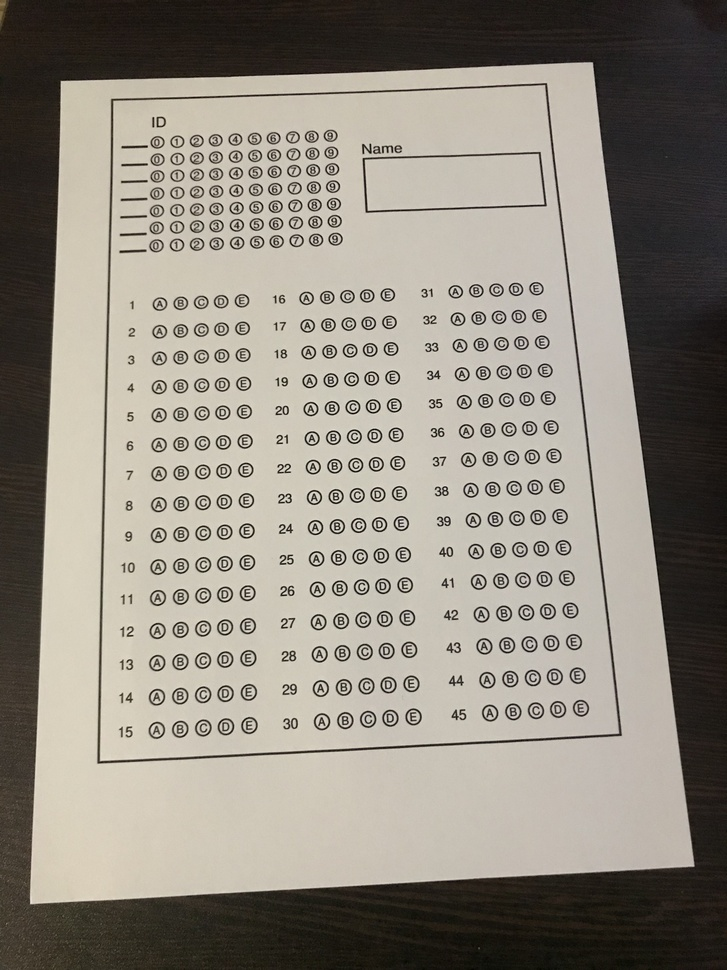
#> input picture datasets/MCQ/1.jpg, 727 x 970 px, shrunk from 3024 x 4032 before the run
$ python -i CellDetector.py   (imports and definitions only)
#> lines starting #> are read from the running program, lines starting #| are printed output that depends on the picture; after the words box and inside, x2 and y2 are one past the last pixel; in counts of white or black regions, pixels touching at a corner belong together
#> further down, picture is the input picture: shape (970, 727, 3); mean B, G, R 128, 138.4, 144.4
import cv2
import numpy as np
import pandas as pd
import matplotlib.pyplot as plt
import csv
try:
    from PIL import Image
except ImportError:
    import Image


class CellDetector:
    """
    Class used to take the scanned image and detect the cells of a table

    ...

    Attributes
    ----------
    img : np.ndarray
        scanned image (expected an rgb image)

    Methods
    -------
    get_table_cells()
        returns an array of rows where each row has cols and each col consists of [x,y,w,h]
        where [x,y,w,h] are the bounding boxes of the cells

        len(returnedArray) => number of rows
        len(returnedArray[0]) => number of cols

    """

    def __init__(self,img,visualize=False):
#> called with visualize = False
      self.visualize=visualize
      gray_img=cv2.cvtColor(img, cv2.COLOR_BGR2GRAY)
      self.img=gray_img
      thresh,img_bin = cv2.threshold(gray_img,115,255,cv2.THRESH_BINARY |cv2.THRESH_OTSU)
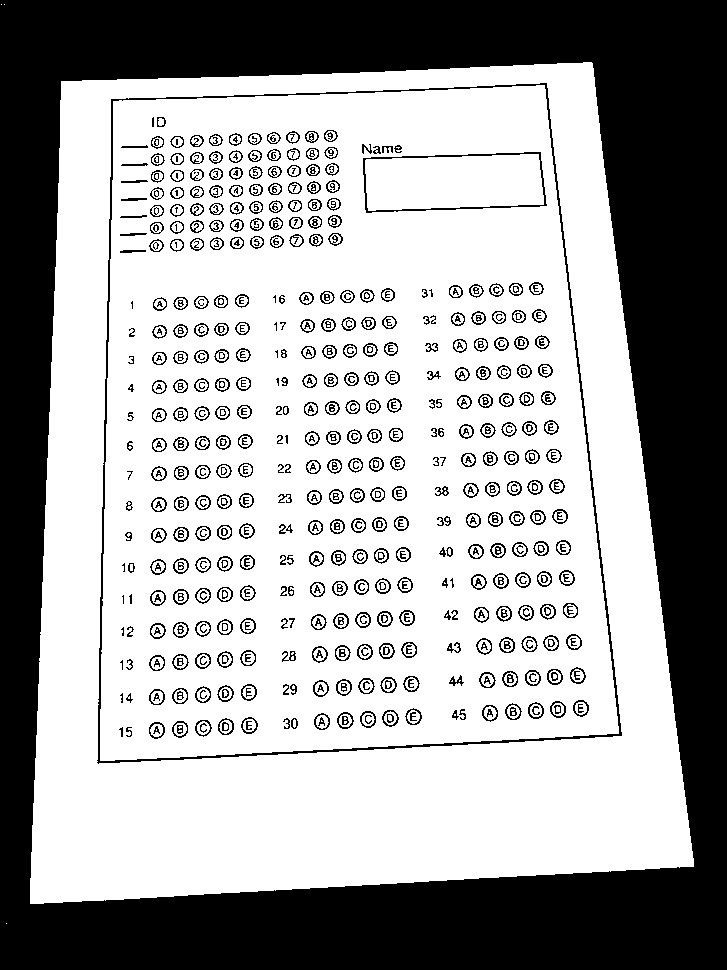
#> img_bin: shape (970, 727); 64% white; 615 black regions (52 under 20 px), largest, box (x1, y1, x2, y2) and area: (0, 0, 727, 970) 218860, (97, 83, 622, 764) 4755, (363, 152, 547, 213) 849
#> thresh = 117
      #inverting the image
      img_bin = 255-img_bin
      self.img_bin = img_bin
      # Length(width) of kernel as 100th of total width
      kernel_len = np.array(img).shape[1]//100
      # Defining a vertical kernel to detect all vertical lines of image
      self.ver_kernel = cv2.getStructuringElement(cv2.MORPH_RECT, (1, kernel_len))
      # Defining a horizontal kernel to detect all horizontal lines of image
      self.hor_kernel = cv2.getStructuringElement(cv2.MORPH_RECT, (kernel_len, 1))
      # A kernel of 2x2
      self.kernel = cv2.getStructuringElement(cv2.MORPH_RECT, (2, 2))

      if self.visualize:
        #Plotting the generated image
        plotting = plt.imshow(255-self.img_bin,cmap='gray')


    # [9 lines left out: function _get_outlier_bounds, not called in this run]

    def _sort_contours(self,cnts):
      boundingBoxes = [cv2.boundingRect(c) for c in cnts]
      (cnts, boundingBoxes) = zip(*sorted(zip(cnts, boundingBoxes),
      key=lambda b:b[1][1]))

      # return the list of sorted contours and bounding boxes
      return (np.array(cnts,dtype=object), np.array(boundingBoxes))

    # [23 lines left out: function _correct_rows, not called in this run]


    def get_table_cells(self):
      #Use vertical kernel to detect and save the vertical lines in a jpg
      image_1 = cv2.erode(self.img_bin, self.ver_kernel, iterations=3)
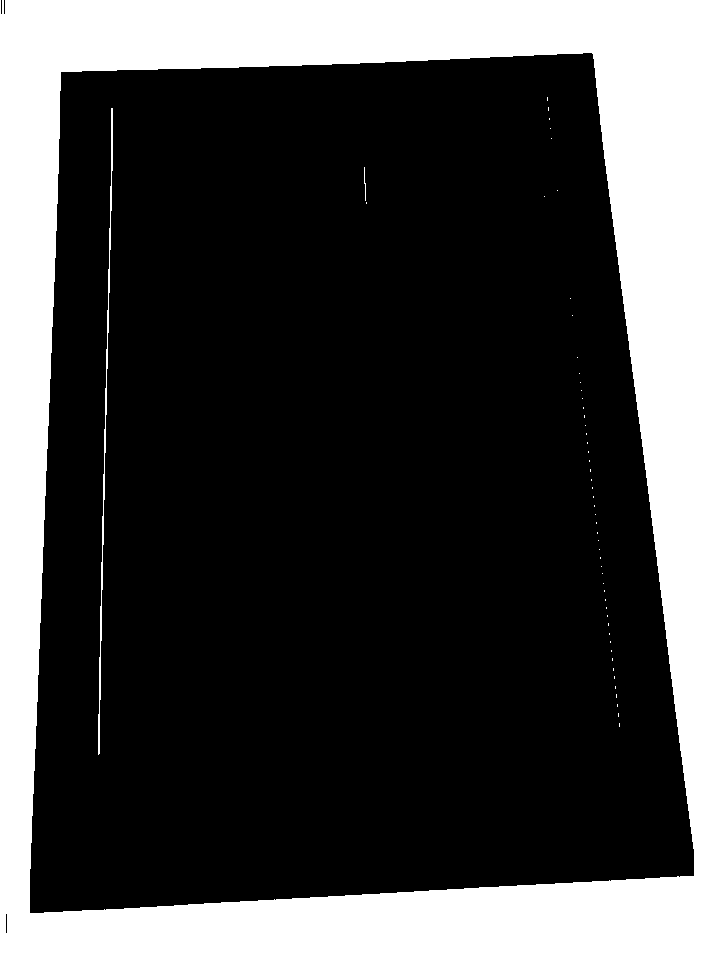
#> image_1: shape (970, 727); 29.5% white; 55 white regions (52 under 20 px), largest, box (x1, y1, x2, y2) and area: (0, 0, 727, 970) 206862, (98, 108, 113, 755) 1076, (364, 167, 366, 201) 35
      vertical_lines = cv2.dilate(image_1, self.ver_kernel, iterations=3)
#> vertical_lines: shape (970, 727); 31.4% white; 10 white regions (5 under 20 px), largest, box (x1, y1, x2, y2) and area: (0, 0, 727, 970) 218850, (98, 99, 113, 764) 1346, (579, 364, 620, 736) 823, (547, 88, 552, 148) 102, (364, 158, 367, 213) 91

      if self.visualize:
        #Plotting the generated image
        plt.figure()
        plotting = plt.imshow(vertical_lines,cmap='gray')


      #Use horizontal kernel to detect and save the horizontal lines in a jpg
      image_2 = cv2.erode(self.img_bin, self.hor_kernel, iterations=3)
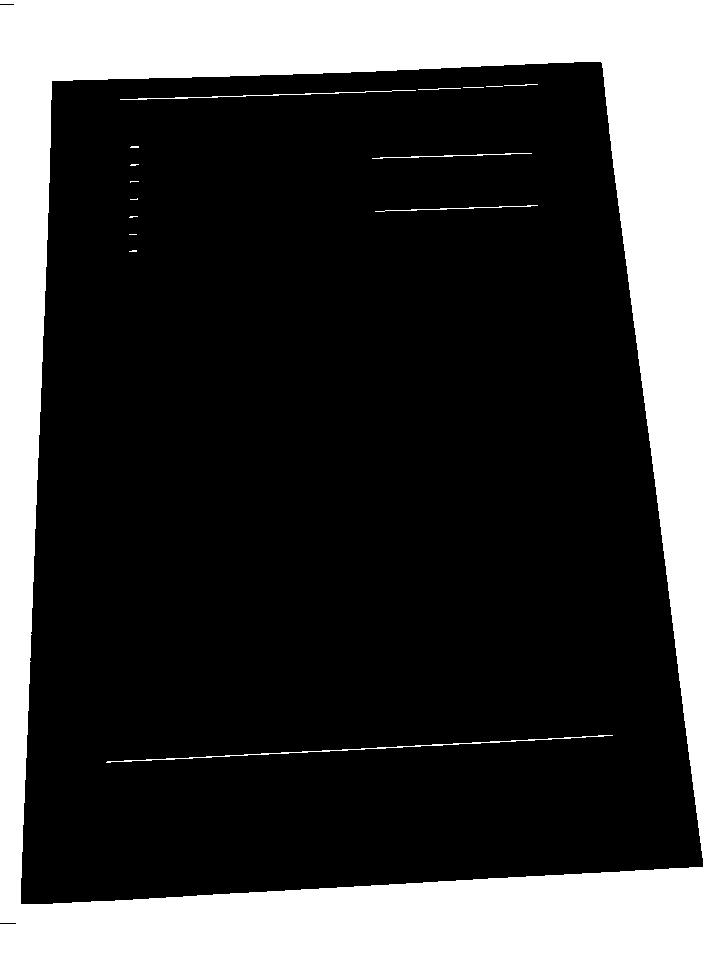
#> image_2: shape (970, 727); 29.1% white; 16 white regions (8 under 20 px), largest, box (x1, y1, x2, y2) and area: (0, 0, 727, 970) 203672, (106, 735, 613, 763) 683, (120, 90, 416, 100) 344
      horizontal_lines = cv2.dilate(image_2, self.hor_kernel, iterations=3)
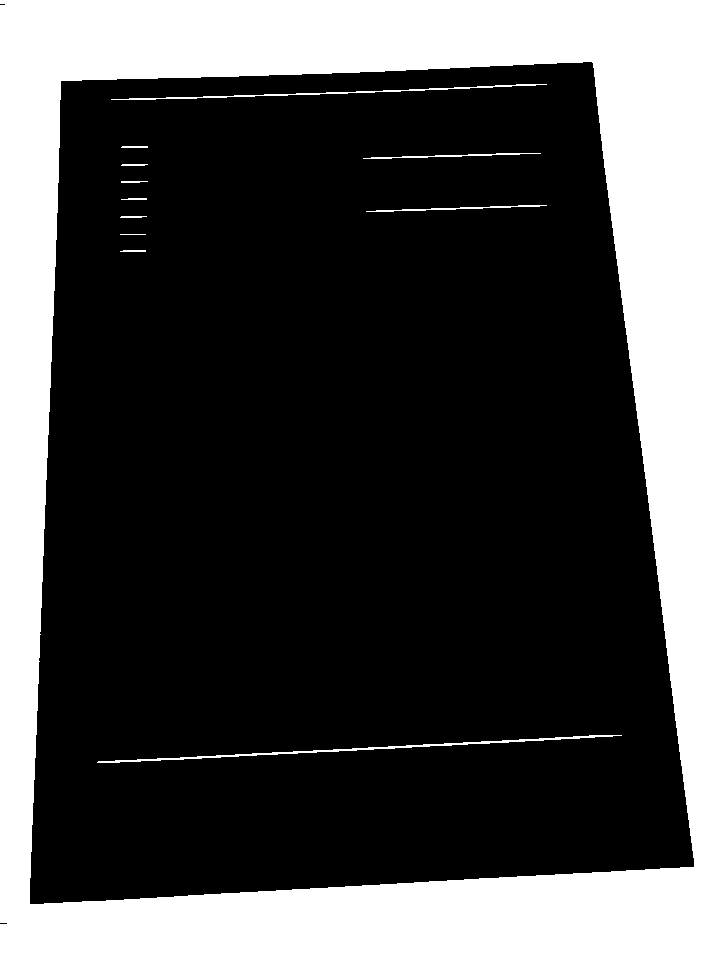
#> horizontal_lines: shape (970, 727); 31.4% white; 12 white regions, largest, box (x1, y1, x2, y2) and area: (0, 0, 727, 970) 218846, (97, 735, 622, 763) 1187, (111, 84, 547, 100) 750

      if self.visualize:
        #Plotting the generated image
        plt.figure()
        plotting = plt.imshow(horizontal_lines,cmap='gray')


      # Combine horizontal and vertical lines in a new third image, with both having same weight.
      img_vh = cv2.addWeighted(vertical_lines, 0.5, horizontal_lines, 0.5, 0.0)

      #Eroding and thesholding the image
      img_vh = cv2.erode(~img_vh, self.kernel, iterations=2)
      thresh, img_vh = cv2.threshold(img_vh,128,255, cv2.THRESH_BINARY | cv2.THRESH_OTSU)
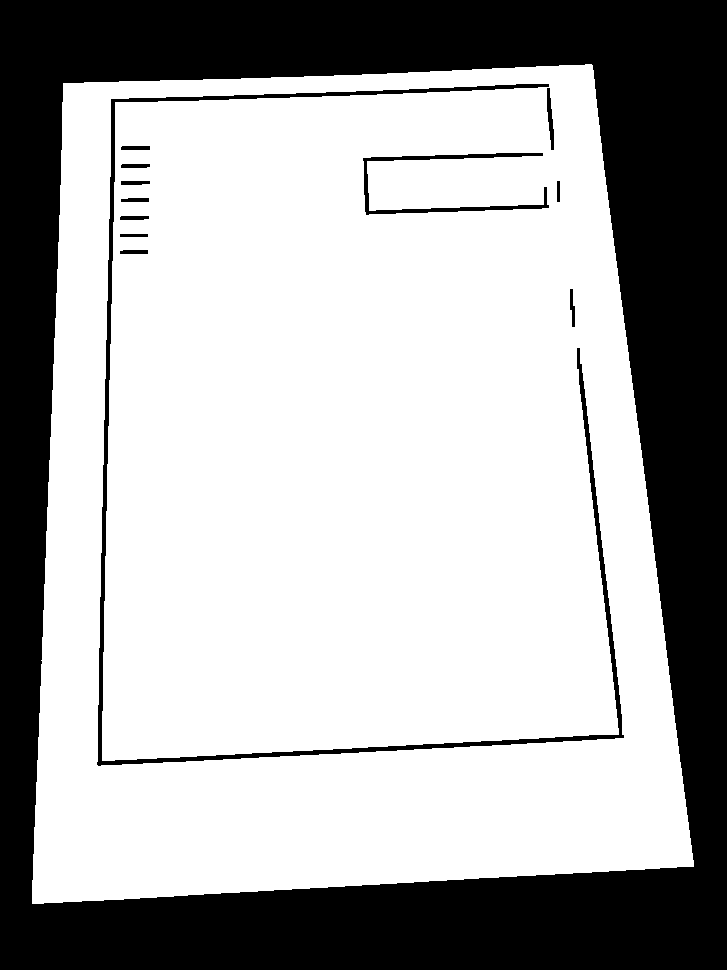
#> img_vh: shape (970, 727); 67% white; 13 black regions, largest, box (x1, y1, x2, y2) and area: (0, 0, 727, 970) 221879, (97, 84, 624, 766) 8339, (363, 153, 549, 215) 1613
#> thresh = 127

      bitxor = cv2.bitwise_xor( cv2.bitwise_xor(self.img_bin,horizontal_lines),vertical_lines)
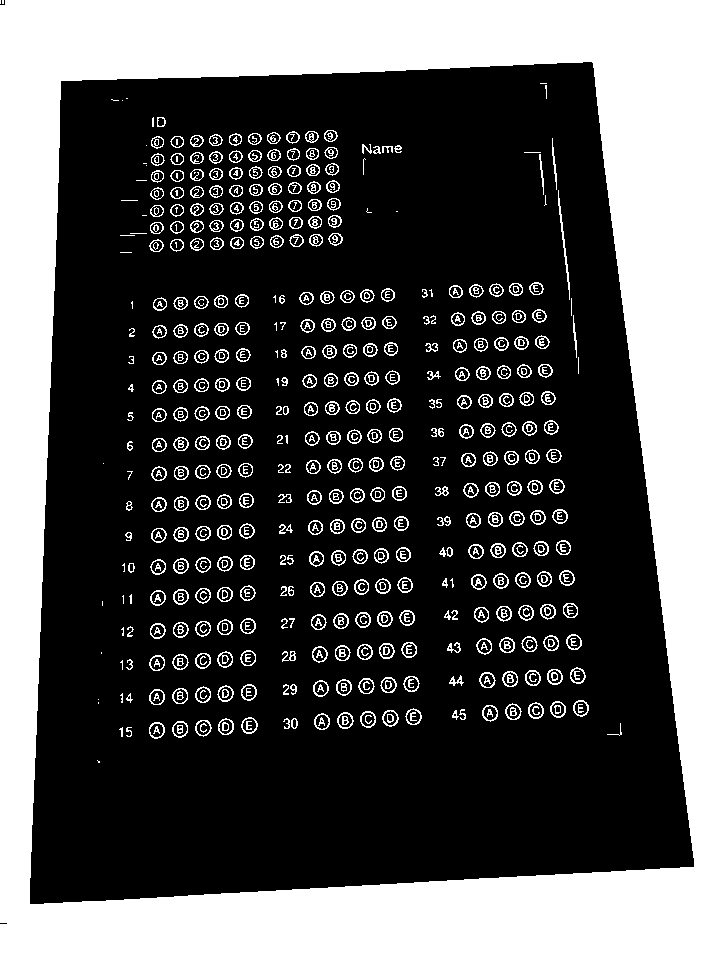
#> bitxor: shape (970, 727); 35.2% white; 640 white regions (81 under 20 px), largest, box (x1, y1, x2, y2) and area: (0, 0, 727, 970) 218824, (558, 190, 570, 300) 209, (570, 667, 586, 684) 112
      bitnot = cv2.bitwise_not(bitxor)
#> bitnot: shape (970, 727); 64.8% white; 640 black regions (81 under 20 px)

      if self.visualize:
        #Plotting the generated image
        plt.figure()
        plotting = plt.imshow(img_vh,cmap='gray')

      # Detect contours for following box detection
      contours, hierarchy = cv2.findContours(img_vh, cv2.RETR_TREE, cv2.CHAIN_APPROX_SIMPLE)
#> contours = 13 contours; largest, box (x1, y1, x2, y2) and area: (32, 64, 694, 904) 481904, (96, 83, 625, 767) 10350, (362, 152, 550, 216) 2044, (546, 87, 555, 151) 300, (569, 288, 576, 328) 163
      # Sort all the contours by top to bottom.
      contours, boundingBoxes = self._sort_contours(contours)
#> in _sort_contours, `boundingBoxes = [cv2.boundingRect(c) for c in cnts]`: boundingBoxes = [(32, 64, 662, 840), (569, 288, 7, 40), (119, 249, 30, 6), (119, 233, 30, 5), (119, 215, 31, 6), (120, 197, 30, 6), (556, 180, 5, 23), (120, 180, 31, 6), (120, 163, 31, 6), (362, 152, 188, 64), (120, 145, 31, 6), (546, 87, 9, 64), (96, 83, 529, 684)]
#> in _sort_contours, `(cnts, boundingBoxes) = zip(*sorted(zip(cnts, boundingBoxes), key=lamb..`: cnts has the same summary as contours in get_table_cells; boundingBoxes = ((32, 64, 662, 840), (96, 83, 529, 684), (546, 87, 9, 64), (120, 145, 31, 6), (362, 152, 188, 64), (120, 163, 31, 6), (556, 180, 5, 23), (120, 180, 31, 6), (120, 197, 30, 6), (119, 215, 31, 6), (119, 233, 30, 5), (119, 249, 30, 6), (569, 288, 7, 40))
#> boundingBoxes = 13 rows, first 6: [32, 64, 662, 840], [96, 83, 529, 684], [546, 87, 9, 64], [120, 145, 31, 6], [362, 152, 188, 64], [120, 163, 31, 6]

      # Filtering the noise lines
      upper_h,lower_h = 500,20
      upper_w = 1000
      mask = ((boundingBoxes[:,-1]<=upper_h) & (boundingBoxes[:,-1]>=lower_h)) & ( boundingBoxes[:,-2]< upper_w)
#> mask = [False, False, True, False, True, False, True, False, False, False, False, False, True]
      boundingBoxes = boundingBoxes[mask]
#> boundingBoxes = [[546, 87, 9, 64], [362, 152, 188, 64], [556, 180, 5, 23], [569, 288, 7, 40]]
      contours = contours[mask]
#> contours = 4 contours; box (x1, y1, x2, y2) and area: (362, 152, 550, 216) 2044, (546, 87, 555, 151) 300, (569, 288, 576, 328) 163, (556, 180, 561, 203) 86

      mean = np.mean(boundingBoxes[:,-1])
#> mean = 47.75
      #Creating two lists to define row and column in which cell is located
      row=[]
      column=[]
      columns_per_row = []
      for i in range(len(boundingBoxes)):

          if(i==0):
              column.append(boundingBoxes[i])
              previous=boundingBoxes[i]

          else:
              if(boundingBoxes[i][1]<=previous[1]+mean/2):
                  column.append(boundingBoxes[i])
                  previous=boundingBoxes[i]

                  if(i==len(boundingBoxes)-1):
                      row.append(column)
                      columns_per_row.append(len(column))
              else:
                  row.append(column)
                  columns_per_row.append(len(column))
                  column=[]
                  previous = boundingBoxes[i]
                  column.append(boundingBoxes[i])
#> this loop made 4 passes
#> after the loop, columns_per_row = [1, 1, 1]; row = [[[546, 87, 9, 64]], [[362, 152, 188, 64]], [[556, 180, 5, 23]]]

      # Sorting columns from left to right
      row = [sorted(r,key=lambda bb: bb[0]) for r in row]

      # Gettign the mode of number of columns for each row
      from scipy.stats import mode

      columns_per_row = np.array(columns_per_row)
      row = np.array(row,dtype=object)
#> (the run stopped early here; a loop or call above may not have finished)
